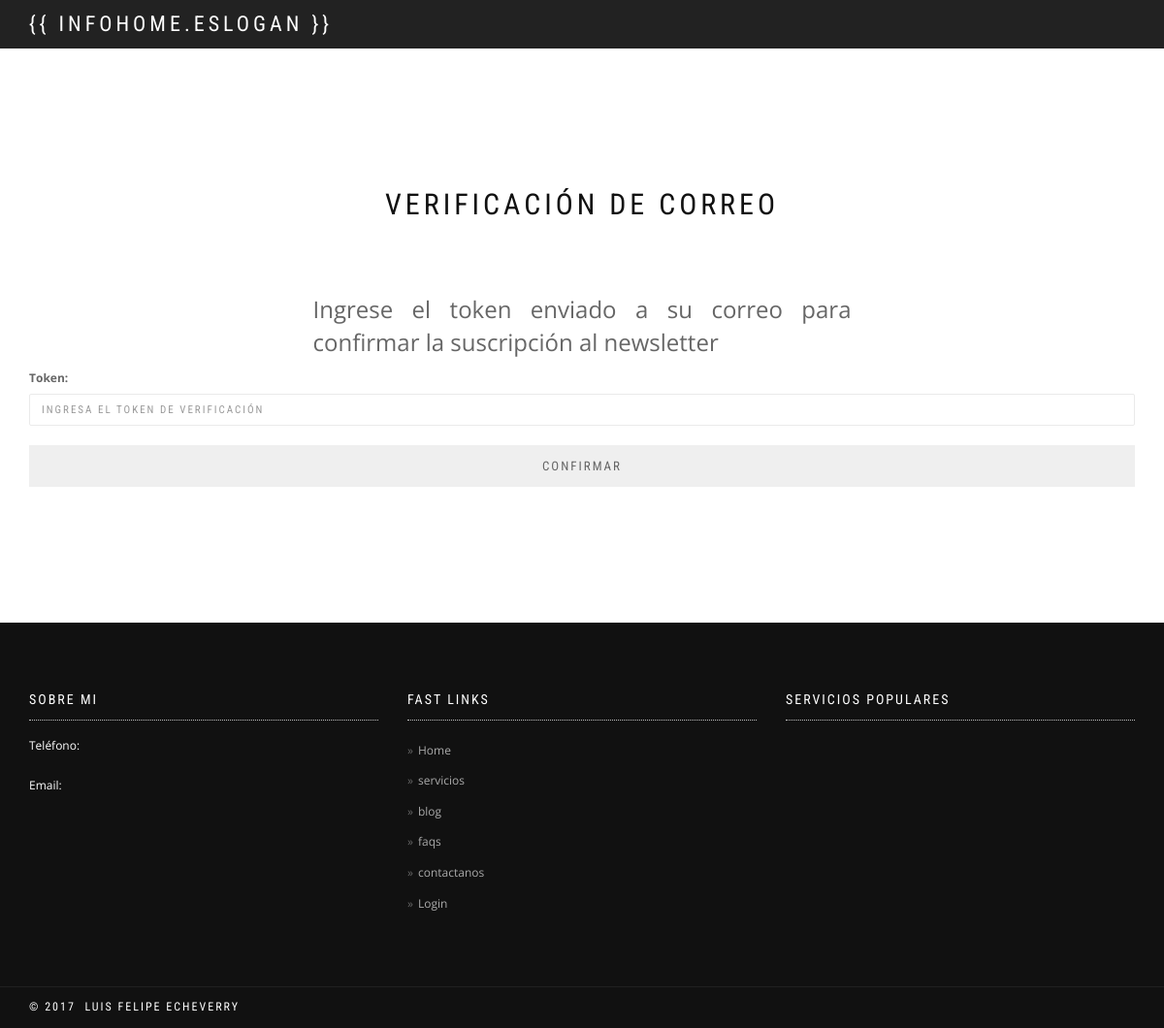
Page /newsletter/verification/ on the earlier database version.
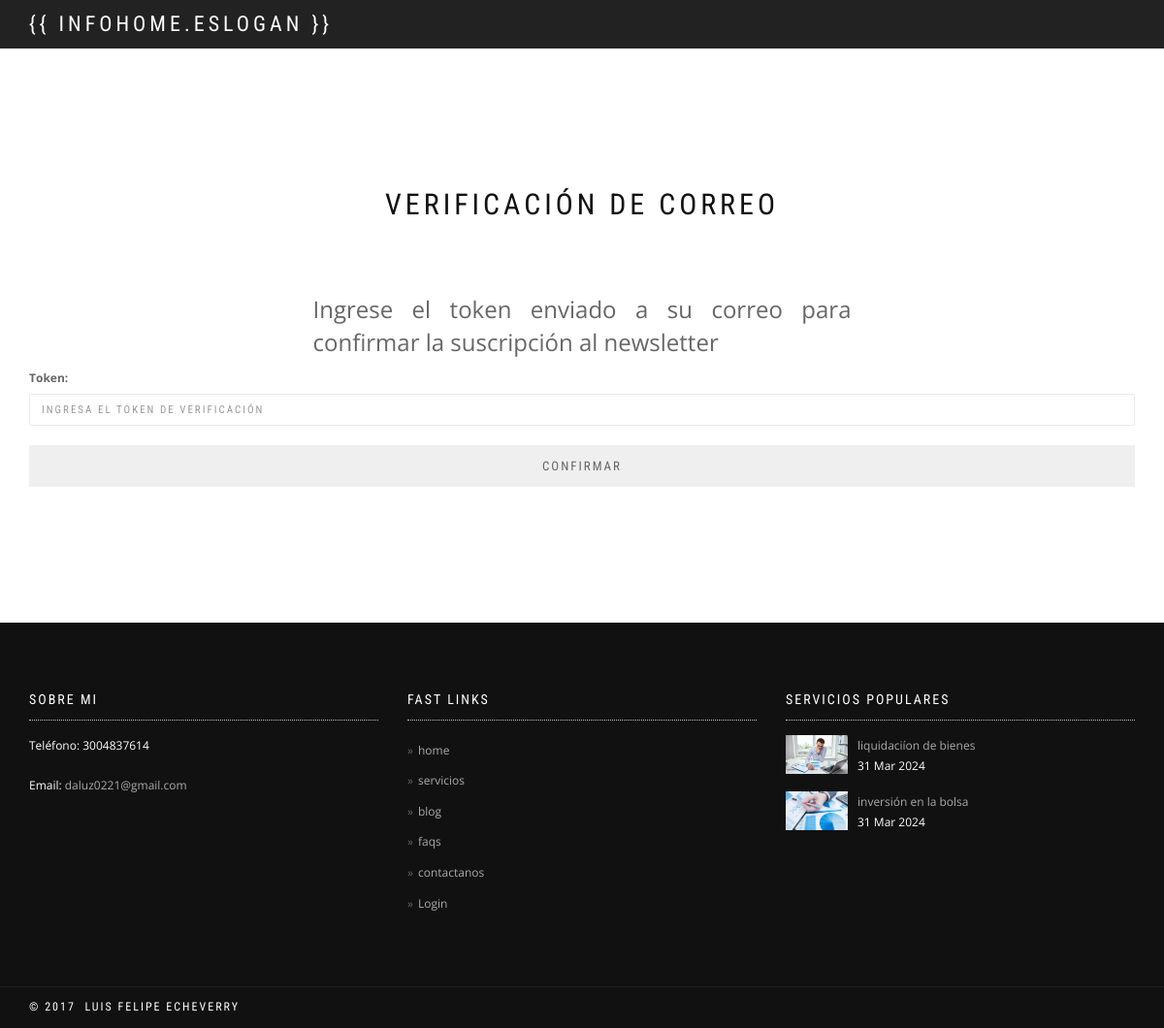
Same page on the later database version.
### aplications/home/models.py (models this page shows, shortened)
class HeaderLinks(models.Model):
    name = models.CharField(max_length=200, verbose_name='Nombre')
    url = models.URLField(verbose_name='URL', blank=True, null=True)
    orden = models.SmallIntegerField(verbose_name='Orden', default=0)
    active = models.BooleanField(verbose_name='Activo', default=False)
    created = models.DateTimeField(auto_now_add=True, verbose_name='Fecha de creación')
    updated = models.DateTimeField(auto_now=True, verbose_name='Fecha de edición')
    objects = HeaderLinksManager()
    class Meta:
        verbose_name = 'enlace del menú'
        verbose_name_plural = 'enlaces del menú'
        ordering = ['-orden']

class InfoHome(models.Model):
    webTitle = models.CharField(max_length=200, verbose_name='Título de la web', help_text='texto que se mostrará en la pestaña del navegador')
    logoHome = models.ImageField(verbose_name='Logo de la web', upload_to='home', blank=True, null=True)
    eslogan = models.CharField(max_length=200, verbose_name='Eslogan', blank=True, null=True)
    active = models.BooleanField(verbose_name='Activo', default=False)
    phone = models.CharField(max_length=200, verbose_name='Teléfono', blank=True, null=True)
    whatsapp = models.IntegerField(max_length=200, verbose_name='whatsapp', blank=True, null=True)
    email = models.EmailField(verbose_name='Correo electrónico', blank=True, null=True)
    mainUrl = models.URLField(verbose_name='URL principal', blank=True, null=True)
    created = models.DateTimeField(auto_now_add=True, verbose_name='Fecha de creación')
    updated = models.DateTimeField(auto_now=True, verbose_name='Fecha de edición')
    objects = InfoHomeManager()
    class Meta:
        verbose_name = 'información general'
        verbose_name_plural = 'información general'
        ordering = ['-created']

### aplications/service/models.py (models this page shows, shortened)
class Service(models.Model):
    title = models.CharField(max_length=200, verbose_name='Título')
    subtitle = models.CharField(max_length=200, verbose_name='Subtítulo', blank=True, null=True)
    summary = models.TextField(verbose_name='Resumen', blank=True, null=True)
    description = RichTextUploadingField('Contenido')
    slug = models.SlugField(verbose_name='Slug', unique=True)
    icon = models.CharField(max_length=200, verbose_name='Icono',blank=True, null=True , help_text='Usar una clase de Fontawesome, consultar los iconos en https://fontawesome.com/search?m=free&o=r, icon que se verá en la home')
    image = models.ImageField(verbose_name='Imagen', upload_to='services', blank=True, null=True)
    active = models.BooleanField(verbose_name='Activo', default=True)
    destacado = models.BooleanField(verbose_name='Destacado', default=False)
    showHome = models.BooleanField(verbose_name='Mostrar en Home', default=True)
    created = models.DateTimeField(auto_now_add=True, verbose_name='Fecha de creación')
    updated = models.DateTimeField(auto_now=True, verbose_name='Fecha de edición')
    objects = ServiceManager()
    class Meta:
        verbose_name = 'servicio'
        verbose_name_plural = 'servicios'
        ordering = ['-created']

### aplications/newsletter/views.py (the view, shortened to what this page needs)
class TokenNewsletterVerificationView(FormView):
    form_class = VerificationNewsletterForm
    template_name = 'newsletter/verification_newsletter.html'
    success_url = reverse_lazy('home_app:index')

### aplications/newsletter/forms.py (shortened to what this page needs)
class VerificationNewsletterForm(forms.Form):
    token = forms.CharField(max_length=10, required=True, widget=forms.TextInput(attrs={'class': 'form-control', 'placeholder': 'Ingresa el token de verificación'}))

### aplications/context_processor.py (called while the page is built)
def header_and_footer(request):
    links = HeaderLinks.objects.get_menu_links()
    infoHome = InfoHome.objects.activo()
    hotServices = Service.objects.hot_services()
    whatsapp = InfoHome.objects.get_whatsapp()
    main_url = InfoHome.objects.get_main_url()
    return {
        'media_url': '/media/',
        'menu_header': links,
        'infoHome': infoHome,
        'hotServices': hotServices,
        'whatsapp': whatsapp,
        'main_url': main_url,
    }

### aplications/home/managers.py (called while the page is built)
    def get_menu_links(self):
        return self.filter(
            active=True,
        ).order_by('orden')

    def activo(self):
        return self.filter(
            active=True,
        ).first()

    def get_whatsapp(self):
        try:
            return self.filter(
                active=True,
            ).first().whatsapp
        except:
            return 'No hay número de whatsapp registrado'

### templates/newsletter/verification_newsletter.html (shortened to what this page needs)
{% extends 'base.html' %}
{% block content %}
<main>
  <nav class="navbar navbar-custom navbar-fixed-top" role="navigation">
    <div class="container">
      <div class="navbar-header">
            <a class="navbar-brand" href="http://localhost:8000/">{{ infoHome.eslogan
          }}</a>
      </div>
      <div class="collapse navbar-collapse" id="custom-collapse">
        <ul class="nav navbar-nav navbar-right">
          {% for link in menu_header %}
          <li class="dropdown">
            <a href="{{ link.url }}">{{link.title}}</a>
          </li>
          {% endfor %}
        </ul>
      </div>
    </div>
  </nav>
  <div class="main">
    <section class="module">
      <div class="container">
        <div class="row">
          <div class="col-sm-6 col-sm-offset-3">
            <h1 class="module-title font-alt">Verificación de correo</h1>
            <h3 style="text-align: justify;">Ingrese el token enviado a su correo para confirmar la suscripción al
              newsletter</h3>
          </div>
        </div>
        <div class="row">
          <div class="col-sm-12">
            <form action="" method="post">
              {{ form.as_p }}
              <button type="submit" class="btn btn-lg btn-block">Confirmar</button>
            </form>
          </div>
        </div>
      </div>
    </section>
</main>
{% endblock content %}

### templates/includes/footer.html (shortened to what this page needs)
<div class="module-small bg-dark">
    <div class="container">
      <div class="row">
        <div class="col-sm-4">
          <div class="widget">
            <h5 class="widget-title font-alt">Sobre mi</h5>
            <p>Teléfono: {{ infoHome.phone }}</p>
            <p>Email: <a href="mailto:{{infoHome.email}}">{{ infoHome.email }}</a></p>
          </div>
        </div>
        <div class="col-sm-4">
          <div class="widget">
            <h5 class="widget-title font-alt">Fast links</h5>
            <ul class="icon-list">
                {% for link in menu_header %}
                    <li><a href="{{link.url}}">{{ link.name }}</a></li>
                {% endfor %}
            </ul>
          </div>
        </div>
        <div class="col-sm-4">
          <div class="widget">
            <h5 class="widget-title font-alt">Servicios Populares</h5>
            <ul class="widget-posts">
                {% for hot_service in hotServices %}
                    <li class="clearfix">
                        <div class="widget-posts-image"><a href="{% url 'service_app:servicio_detail' hot_service.slug %}"><img src="{{ media_url }}{{ hot_service.image }}" alt="Post Thumbnail"/></a></div>
                        <div class="widget-posts-body">
                          <div class="widget-posts-title"><a href="{% url 'service_app:servicio_detail' hot_service.slug %}">{{ hot_service.title }}</a></div>
                          <div class="widget-posts-meta">{{ hot_service.created|date:"d M Y" }}</div>
                        </div>
                    </li>
                {% endfor %}
            </ul>
          </div>
        </div>
      </div>
    </div>
  </div>
  <footer class="footer bg-dark">
    <div class="container">
      <div class="row">
        <div class="col-sm-6">
          <p class="copyright font-alt">&copy; 2017&nbsp; luis Felipe Echeverry</p>
        </div>
        <div class="col-sm-6">
        </div>
      </div>
    </div>
  </footer>

Differences in the rows shown:
added InfoHome: phone "3004837614", email "daluz0221@gmail.com"
changed HeaderLinks: name "Home" → "home"
added Service: image (picture), title "liquidaciíon de bienes", created "31 Mar 2024"
added Service: image (picture), title "inversión en la bolsa", created "31 Mar 2024"
